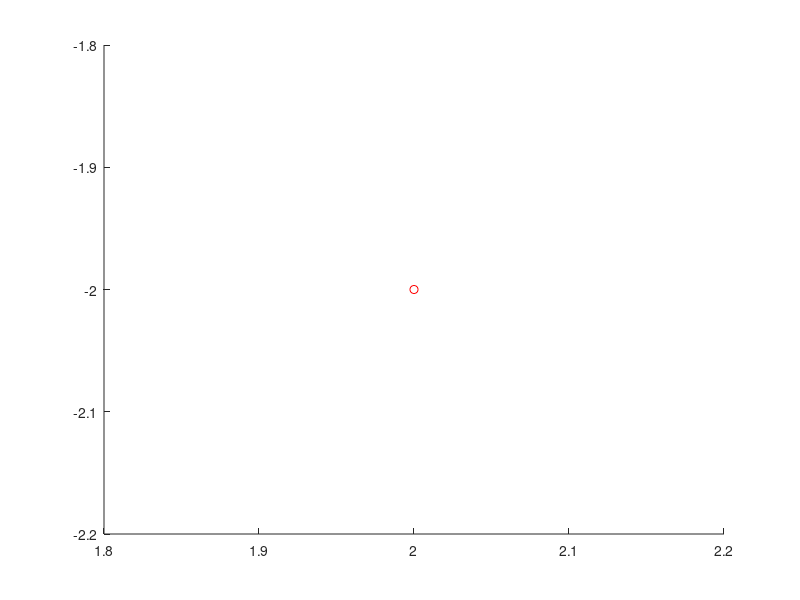

Reproduce this figure in MATLAB. (Note: this script raises an error after producing the figure.)
clc; clear; close all;

% Dane funkcji
P = [7, sqrt(3); sqrt(3), 5]/8; % Macierz P
xc = [1; 1]; % Wektor xc

% Definicja funkcji f0(x)
f0 = @(x) exp(x(1) + 3*x(2) - 0.1) + exp(-x(1) - 0.1) + (x - xc)' * P * (x - xc);

% Punkt startowy
x0 = [2; -2];

% Dokładność rozwiązania
epsilon = 1e-4;

% Procedura backtracking line search
alpha = 0.5;
beta = 0.5;

[X, Y] = meshgrid(-5:0.1:5, -5:0.1:5);
for i=1:size(X,1)
    for j=1:size(Y,1)
        Z(i,j) = f0([X(i,j); Y(i,j)]);
    end
end

figure;  
hold on;

% Metoda Newtona
x = x0;
plot(x(1), x(2), 'ro');
g = gradient_f0(x, P, xc);
v = -inv(hessian_f0(x,P))*g;
dek_N = -g'*v;
while dek_N > epsilon
    s = 1;
    while f0(x+s*v) > f0(x) +s*alpha*g'*v;
        s = beta * s;
        s;
    end
    x = x + s*v;
    dek_N = -g'*v;
    g = gradient_f0(x, P, xc);
    v = -inv(hessian_f0(x,P))*g;
    f_value = f0(x);

    plot(x(1), x(2), 'ro'); % Punkty iteracyjne
    % Dodanie poziomicy przechodzącej przez punkt iteracyjny
    contour(X, Y, Z, [f_value, f_value], 'LineColor', 'b', levels=100);

    % Dodanie etykiety z wartością na poziomicach
    text(x(1), x(2), num2str(f_value), 'Color', 'red', 'FontSize', 10);
end

contour(X, Y, Z, [2.47, 2.47], 'LineColor', 'b');
contour(X, Y, Z, [3.62,3.62], 'LineColor', 'b');
contour(X, Y, Z, [5.34, 5.34], 'LineColor', 'b');
contour(X, Y, Z, [7.59, 7.59], 'LineColor', 'b');
contour(X, Y, Z, [19.2, 19.2], 'LineColor', 'b');
contour(X, Y, Z, [50, 50], 'LineColor', 'b');
contour(X, Y, Z, [200, 200], 'LineColor', 'b');
contour(X, Y, Z, [600, 600], 'LineColor', 'b');
ylim([-2, 2]);
xlim([-4, 3]);

hold off
title('Wykres poziomic i punkty iteracyjne');
xlabel('x');
ylabel('y');
x_Newton = x
x_Newton_value = f0(x)


% CVX
cvx_begin quiet
    variable x(2)
    minimize(f0(x))
cvx_end
x_CVX = x
x_CVX_value = f0(x)

% fminsearch
[x_fmin, fval_fmin] = fminsearch(f0, x0);
x_fminsearch = x_fmin
x_fminsearch_value = fval_fmin


hold off;
grid on;

% Definicje gradientu i hesjanu
function g = gradient_f0(x, P, xc)
    g = [exp(x(1)+3*x(2)-0.1) - exp(-x(1)-0.1) ; 3*exp(x(1)+3*x(2)-0.1)] + 2*P*(x - xc);
end

function H = hessian_f0(x, P)
    H = [exp(x(1)+3*x(2)-0.1) + exp(-x(1)-0.1), 3*exp(x(1)+3*x(2)-0.1); 3*exp(x(1)+3*x(2)-0.1), 9*exp(x(1)+3*x(2)-0.1)]+2*P;
end
